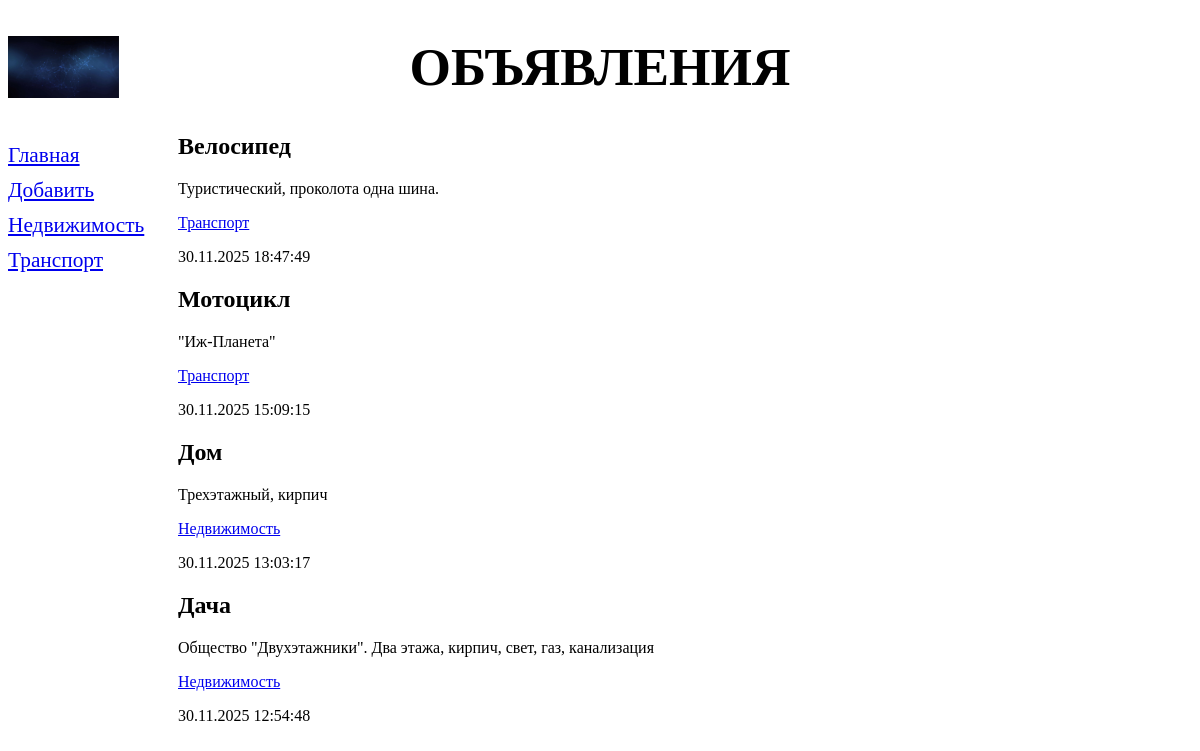
/bboard/, run on the app's committed database.
### bboard/models.py (models this page shows, shortened)
class Rubric(models.Model):
  name = models.CharField(max_length=20, db_index=True,
                          verbose_name='Название')
  class Meta:
    verbose_name_plural = 'Рубрики'
    verbose_name = 'Рубрика'
    ordering = ['name']

class Bb(models.Model):
   title = models.CharField(max_length=50, verbose_name='Товар')
   content = models.TextField(verbose_name='Описание')
   rubric = models.ForeignKey('Rubric', null=True, on_delete=models.PROTECT, verbose_name='Рубрика')
   price = models.FloatField(verbose_name='Цена')
   published = models.DateTimeField(auto_now_add=True, db_index=True,
                                    verbose_name='Опубликовано')
   class Meta:
    verbose_name_plural = 'Объявления'
    ordering = ['-published']

### bboard/views.py (the view)
# urls.py: path('', index, name='index'),
def index(request):
   bbs = Bb.objects.all()
   rubrics = Rubric.objects.all()
   context = {'bbs': bbs, 'rubrics': rubrics}
   return render(request, 'bboard/index.html', context)

### bboard/templates/bboard/index.html
{% extends "layout/basic.html" %}
{% block content %}
{% for bb in bbs %}
<div>
    <h2>{{ bb.title }}</h2>
    <p>{{ bb.content }}</p>
    <p><a href="{% url 'rubric_bbs' bb.rubric.pk %}">
       {{ bb.rubric.name }}</a></p>
    <p>{{ bb.published|date:"d.m.Y H:i:s" }}</p>
</div>
{% endfor %}
{% endblock %}

### bboard/templates/layout/basic.html (shortened to what this page needs)
{% load static %}
<!DOCTYPE html>
<html>
    <head>
    </head>
    <body>
        <header>
            <h1>Объявления</h1>
        </header>
        <nav>
            <link rel="stylesheet" type="text/css" href="{% static 'bboard/style.css' %}">
            <a href="{% url 'index' %}">Главная</a>
            <a href="{% url 'add' %}">Добавить</a>
            {% for rubric in rubrics %}
            <a href="{% url 'rubric_bbs' rubric.pk %}">{{ rubric.name }}</a>
            {% endfor %}
        </nav>
        <main>
        {% block content %}
        {% endblock %}
        </main>
    </body>
</html>

### bboard/static/bboard/style.css (style rules this page uses)
header h1 { font-size: 40pt; text-transform: uppercase; text-align: center; background: url("bg.jpg") left / auto 100% no-repeat; }
nav { font-size: 16pt; width: 150px; float: left; }
nav a { display: block; margin: 10px 0px; }
main { margin-left: 170px; }

### data on the page
Rubric: name "Недвижимость"
Rubric: name "Транспорт"
Bb: title "Велосипед", content "Туристический, проколота одна шина.", rubric.name "Транспорт", published "30.11.2025 18:47:49"
Bb: title "Мотоцикл", content "\"Иж-Планета\"", rubric.name "Транспорт", published "30.11.2025 15:09:15"
Bb: title "Дом", content "Трехэтажный, кирпич", rubric.name "Недвижимость", published "30.11.2025 13:03:17"
Bb: title "Дача", content "Общество \"Двухэтажники\". Два этажа, кирпич, свет, газ, канализация", rubric.name "Недвижимость", published "30.11.2025 12:54:48"
